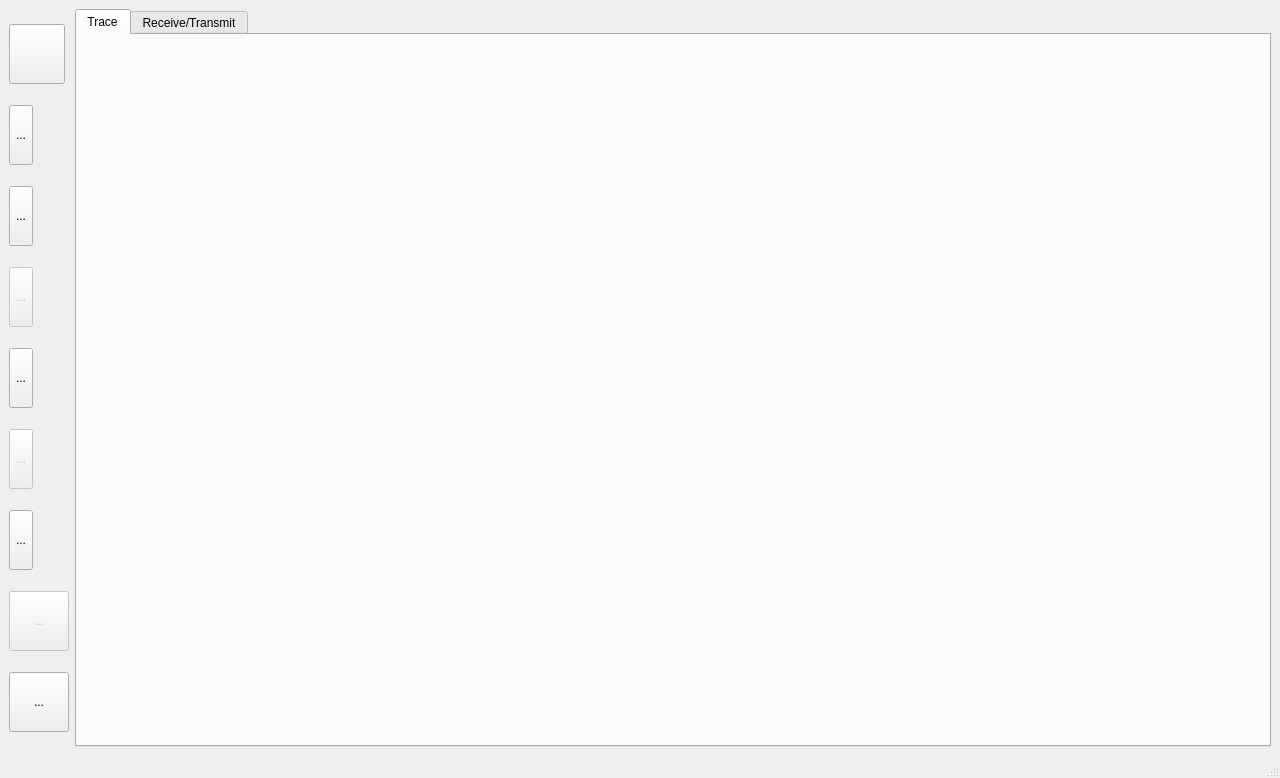
<?xml version="1.0" encoding="UTF-8"?>
<ui version="4.0">
 <class>MainWindow</class>
 <widget class="QMainWindow" name="MainWindow">
  <property name="geometry">
   <rect>
    <x>0</x>
    <y>0</y>
    <width>1280</width>
    <height>778</height>
   </rect>
  </property>
  <property name="windowTitle">
   <string>CAN-D Data Logger</string>
  </property>
  <property name="autoFillBackground">
   <bool>false</bool>
  </property>
  <widget class="QWidget" name="centralwidget">
   <layout class="QHBoxLayout" name="horizontalLayout_2">
    <item>
     <layout class="QVBoxLayout" name="sideBarLayout" stretch="0,0,0,0,0,0,0,0,0">
      <property name="sizeConstraint">
       <enum>QLayout::SetMaximumSize</enum>
      </property>
      <item alignment="Qt::AlignLeft">
       <widget class="QToolButton" name="openButton">
        <property name="sizePolicy">
         <sizepolicy hsizetype="Expanding" vsizetype="Expanding">
          <horstretch>0</horstretch>
          <verstretch>0</verstretch>
         </sizepolicy>
        </property>
        <property name="maximumSize">
         <size>
          <width>60</width>
          <height>60</height>
         </size>
        </property>
        <property name="icon">
         <iconset resource="../resources/resources.qrc">
          <normaloff>:/icons/black/open.png</normaloff>
          <activeoff>:/icons/white/open.png</activeoff>
          <selectedoff>:/icons/white/open.png</selectedoff>:/icons/black/open.png</iconset>
        </property>
        <property name="iconSize">
         <size>
          <width>48</width>
          <height>48</height>
         </size>
        </property>
       </widget>
      </item>
      <item alignment="Qt::AlignLeft">
       <widget class="QToolButton" name="saveButton">
        <property name="sizePolicy">
         <sizepolicy hsizetype="Expanding" vsizetype="Expanding">
          <horstretch>0</horstretch>
          <verstretch>0</verstretch>
         </sizepolicy>
        </property>
        <property name="maximumSize">
         <size>
          <width>60</width>
          <height>60</height>
         </size>
        </property>
        <property name="text">
         <string>...</string>
        </property>
        <property name="icon">
         <iconset resource="../resources/resources.qrc">
          <normaloff>:/icons/black/save.png</normaloff>
          <activeoff>:/icons/white/save.png</activeoff>
          <selectedoff>:/icons/white/save.png</selectedoff>:/icons/black/save.png</iconset>
        </property>
        <property name="iconSize">
         <size>
          <width>48</width>
          <height>48</height>
         </size>
        </property>
       </widget>
      </item>
      <item alignment="Qt::AlignLeft">
       <widget class="QToolButton" name="connectButton">
        <property name="sizePolicy">
         <sizepolicy hsizetype="Expanding" vsizetype="Expanding">
          <horstretch>0</horstretch>
          <verstretch>0</verstretch>
         </sizepolicy>
        </property>
        <property name="minimumSize">
         <size>
          <width>0</width>
          <height>0</height>
         </size>
        </property>
        <property name="maximumSize">
         <size>
          <width>60</width>
          <height>60</height>
         </size>
        </property>
        <property name="text">
         <string>...</string>
        </property>
        <property name="icon">
         <iconset resource="../resources/resources.qrc">
          <normaloff>:/icons/black/connect1.png</normaloff>
          <activeoff>:/icons/white/connect1.png</activeoff>
          <selectedoff>:/icons/white/connect1.png</selectedoff>:/icons/black/connect1.png</iconset>
        </property>
        <property name="iconSize">
         <size>
          <width>48</width>
          <height>48</height>
         </size>
        </property>
       </widget>
      </item>
      <item alignment="Qt::AlignLeft">
       <widget class="QToolButton" name="disconnectButton">
        <property name="enabled">
         <bool>false</bool>
        </property>
        <property name="sizePolicy">
         <sizepolicy hsizetype="Expanding" vsizetype="Expanding">
          <horstretch>0</horstretch>
          <verstretch>0</verstretch>
         </sizepolicy>
        </property>
        <property name="maximumSize">
         <size>
          <width>60</width>
          <height>60</height>
         </size>
        </property>
        <property name="text">
         <string>...</string>
        </property>
        <property name="icon">
         <iconset resource="../resources/resources.qrc">
          <normaloff>:/icons/black/disconnect1.png</normaloff>
          <activeoff>:/icons/white/disconnect1.png</activeoff>
          <selectedoff>:/icons/white/disconnect1.png</selectedoff>:/icons/black/disconnect1.png</iconset>
        </property>
        <property name="iconSize">
         <size>
          <width>48</width>
          <height>48</height>
         </size>
        </property>
       </widget>
      </item>
      <item alignment="Qt::AlignLeft">
       <widget class="QToolButton" name="startSdButton">
        <property name="sizePolicy">
         <sizepolicy hsizetype="Expanding" vsizetype="Expanding">
          <horstretch>0</horstretch>
          <verstretch>0</verstretch>
         </sizepolicy>
        </property>
        <property name="maximumSize">
         <size>
          <width>60</width>
          <height>60</height>
         </size>
        </property>
        <property name="text">
         <string>...</string>
        </property>
        <property name="icon">
         <iconset resource="../resources/resources.qrc">
          <normaloff>:/icons/black/sdstart.png</normaloff>
          <activeoff>:/icons/white/sdstart.png</activeoff>
          <selectedoff>:/icons/white/sdstop.png</selectedoff>:/icons/black/sdstart.png</iconset>
        </property>
        <property name="iconSize">
         <size>
          <width>48</width>
          <height>48</height>
         </size>
        </property>
       </widget>
      </item>
      <item alignment="Qt::AlignLeft">
       <widget class="QToolButton" name="stopSdButton">
        <property name="enabled">
         <bool>false</bool>
        </property>
        <property name="sizePolicy">
         <sizepolicy hsizetype="Expanding" vsizetype="Expanding">
          <horstretch>0</horstretch>
          <verstretch>0</verstretch>
         </sizepolicy>
        </property>
        <property name="maximumSize">
         <size>
          <width>60</width>
          <height>60</height>
         </size>
        </property>
        <property name="text">
         <string>...</string>
        </property>
        <property name="icon">
         <iconset resource="../resources/resources.qrc">
          <normaloff>:/icons/black/sdstop.png</normaloff>
          <activeoff>:/icons/white/sdstop.png</activeoff>
          <selectedoff>:/icons/white/sdstop.png</selectedoff>:/icons/black/sdstop.png</iconset>
        </property>
        <property name="iconSize">
         <size>
          <width>48</width>
          <height>48</height>
         </size>
        </property>
       </widget>
      </item>
      <item alignment="Qt::AlignLeft">
       <widget class="QToolButton" name="transmitButton">
        <property name="sizePolicy">
         <sizepolicy hsizetype="Expanding" vsizetype="Expanding">
          <horstretch>0</horstretch>
          <verstretch>0</verstretch>
         </sizepolicy>
        </property>
        <property name="maximumSize">
         <size>
          <width>60</width>
          <height>60</height>
         </size>
        </property>
        <property name="text">
         <string>...</string>
        </property>
        <property name="icon">
         <iconset resource="../resources/resources.qrc">
          <normaloff>:/icons/black/transmit.png</normaloff>
          <activeoff>:/icons/white/transmit.png</activeoff>
          <selectedoff>:/icons/white/transmit.png</selectedoff>:/icons/black/transmit.png</iconset>
        </property>
        <property name="iconSize">
         <size>
          <width>48</width>
          <height>48</height>
         </size>
        </property>
       </widget>
      </item>
      <item alignment="Qt::AlignLeft">
       <widget class="QToolButton" name="retransmitButton">
        <property name="enabled">
         <bool>false</bool>
        </property>
        <property name="sizePolicy">
         <sizepolicy hsizetype="Expanding" vsizetype="Expanding">
          <horstretch>0</horstretch>
          <verstretch>0</verstretch>
         </sizepolicy>
        </property>
        <property name="minimumSize">
         <size>
          <width>60</width>
          <height>60</height>
         </size>
        </property>
        <property name="maximumSize">
         <size>
          <width>60</width>
          <height>60</height>
         </size>
        </property>
        <property name="text">
         <string>...</string>
        </property>
        <property name="icon">
         <iconset resource="../resources/resources.qrc">
          <normaloff>:/icons/black/retransmit.png</normaloff>
          <activeoff>:/icons/white/retransmit.png</activeoff>
          <selectedoff>:/icons/white/retransmit.png</selectedoff>:/icons/black/retransmit.png</iconset>
        </property>
        <property name="iconSize">
         <size>
          <width>32</width>
          <height>32</height>
         </size>
        </property>
       </widget>
      </item>
      <item>
       <widget class="QToolButton" name="markButton">
        <property name="sizePolicy">
         <sizepolicy hsizetype="Expanding" vsizetype="Expanding">
          <horstretch>0</horstretch>
          <verstretch>0</verstretch>
         </sizepolicy>
        </property>
        <property name="maximumSize">
         <size>
          <width>60</width>
          <height>60</height>
         </size>
        </property>
        <property name="text">
         <string>...</string>
        </property>
        <property name="icon">
         <iconset resource="../resources/resources.qrc">
          <normaloff>:/icons/black/mark.png</normaloff>
          <activeoff>:/icons/white/mark.png</activeoff>
          <selectedoff>:/icons/white/mark.png</selectedoff>:/icons/black/mark.png</iconset>
        </property>
        <property name="iconSize">
         <size>
          <width>32</width>
          <height>32</height>
         </size>
        </property>
       </widget>
      </item>
     </layout>
    </item>
    <item>
     <widget class="QTabWidget" name="tabWidget">
      <property name="tabPosition">
       <enum>QTabWidget::North</enum>
      </property>
      <property name="currentIndex">
       <number>0</number>
      </property>
      <property name="movable">
       <bool>true</bool>
      </property>
      <widget class="QWidget" name="traceTab">
       <attribute name="title">
        <string>Trace</string>
       </attribute>
       <layout class="QVBoxLayout" name="verticalLayout"/>
      </widget>
      <widget class="QWidget" name="rxtxTab">
       <attribute name="title">
        <string>Receive/Transmit</string>
       </attribute>
       <layout class="QHBoxLayout" name="horizontalLayout"/>
      </widget>
     </widget>
    </item>
   </layout>
  </widget>
  <widget class="QStatusBar" name="statusbar"/>
  <action name="actionFile_2">
   <property name="text">
    <string>Open...</string>
   </property>
  </action>
  <action name="actionSave">
   <property name="text">
    <string>Save</string>
   </property>
  </action>
  <action name="actionSave_As">
   <property name="text">
    <string>Save As ...</string>
   </property>
  </action>
 </widget>
 <resources>
  <include location="../resources/resources.qrc"/>
 </resources>
 <connections/>
</ui>
